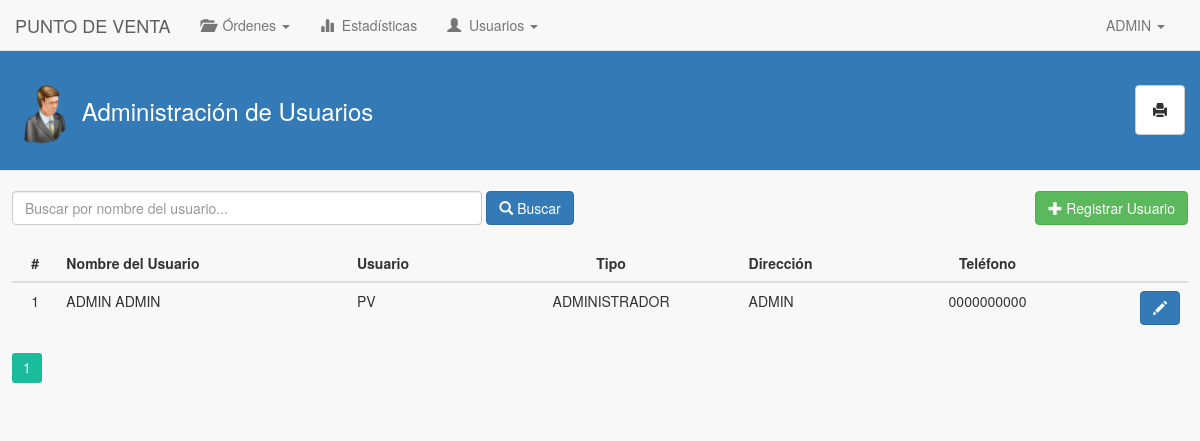
/puntoVenta/usuarios/index.php (signed in), run on an earlier commit of the app's database.
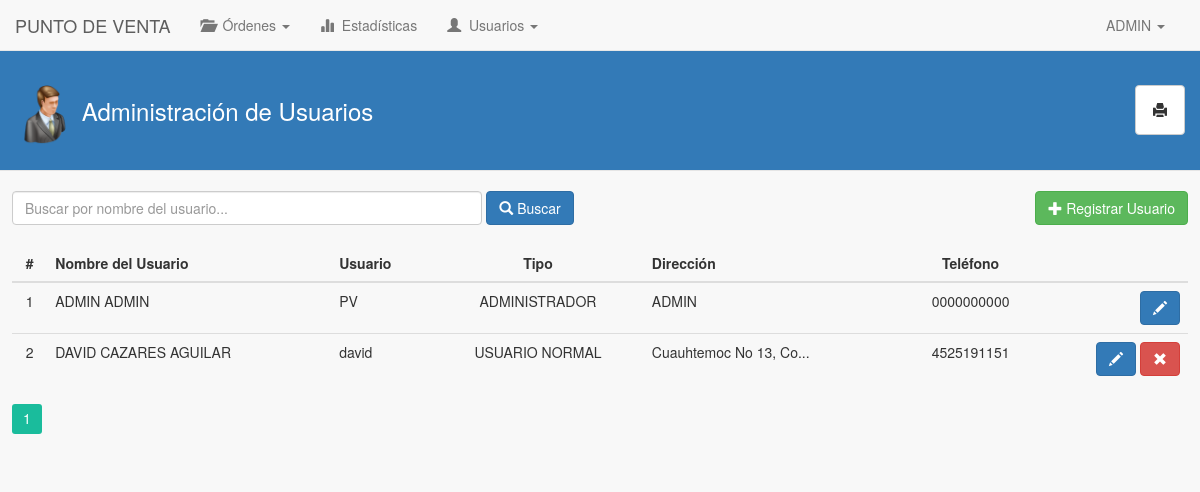
And on a later commit of the database.
### tables this page shows
CREATE TABLE IF NOT EXISTS `usuario_punto_venta` (
  `id_usuario_pv` int(11) NOT NULL AUTO_INCREMENT,
  `nombre_usuario_pv` varchar(45) NOT NULL,
  `apellidos_usuario_pv` varchar(45) NOT NULL,
  `telefono_usuario_pv` varchar(45) NOT NULL,
  `direccion_usuario_pv` varchar(45) NOT NULL,
  `id_usuario_fk` int(11) NOT NULL,
  `id_punto_venta_fk` int(11) NOT NULL,
  PRIMARY KEY (`id_usuario_pv`),
  KEY `id_usuario_fk_idx` (`id_usuario_fk`),
  KEY `id_usuario_punto_venta_idx` (`id_punto_venta_fk`)
);

CREATE TABLE IF NOT EXISTS `usuarios` (
  `id_usuario` int(11) NOT NULL AUTO_INCREMENT,
  `nombre_usuario` varchar(100) NOT NULL,
  `contrasena_usuario` varchar(45) NOT NULL,
  `tipo_socio_usuario` int(11) NOT NULL,
  `nivel_autorizacion_usuario` int(11) NOT NULL,
  `fecha_creacion_usuario` date NOT NULL,
  `fecha_modificacion_usuario` date NOT NULL,
  `estado_usuario` int(11) NOT NULL,
  PRIMARY KEY (`id_usuario`),
  UNIQUE KEY `nombre_usuario` (`nombre_usuario`)
);

### puntoVenta/usuarios/index.php (the view, shortened to what this page needs)
<!DOCTYPE html>
<html>
	<head>
		<link rel="stylesheet" type="text/css" href="../../lib/bootstrap-3.3.5/css/bootstrap.min.css">
		<link rel='stylesheet' type='text/css' href='../../lib/pagination/css.css'/>
		<link rel="stylesheet" type="text/css" href="../../css/estilos.css">
	</head>
	<body>
		<?php
			include('../mod/navbar.php');
		?>
		<div class="contenido-general">
			<div class="modal-header">
				<h3 class="titulo-header">
					<h3 class="titulo-contenido">
						<img class="img-header" src="../../img/login.png"> <span id="lbl-titulo">Administración de Usuarios</span>
						<button class="btn btn-default" id="btnReportes" onclick="generacionReportes();" data-toggle="tooltip" title="Generación e impresión de reportes"><i class="glyphicon glyphicon-print"></i> </button>
					</h3>
				</h3>
			</div>
			<br>
			<div class="div-buscar">
				<div class="form-inline">
					<input type="text" class="form-control" name="inputBuscar" id="inputBuscar" placeholder="Buscar por nombre del usuario..." onkeyup="if(event.keyCode == 13) buscarUsuarios();" autofocus>
					<button class="btn btn-primary" id="btnBuscar" onclick="buscarUsuarios();"><i class="glyphicon glyphicon-search"></i> Buscar</button>
					<a href="../nuevoUsuario/" class="btn btn-success" id="btnRegistrarUsuario"><i class="glyphicon glyphicon-plus"></i> Registrar Usuario</a>
				</div>
			</div>
			<div class="contenido-general-2">
				<br>
				<div id="paginacion-resultados">
					<table class="table">
						<thead>
							<tr>
								<th class="centro">#</th>
								<th>Nombre del Usuario</th>
								<th>Usuario</th>
								<th class="centro">Tipo</th>
								<th>Dirección</th>
								<th class="centro">Teléfono</th>
								<th></th>
							</tr>
						</thead>
						<tbody>
							<?php
								$consulta = "SELECT id_usuario_pv FROM usuario_punto_venta WHERE id_usuario_fk = ".$_SESSION['id_usuario'];
			      				$resultado = mysql_query($consulta);
			      				$row = mysql_fetch_array($resultado);
			      				$idPuntoVentaFK = $row['id_usuario_pv'];
								$cont = 1;
								$consulta = "SELECT usus.id_usuario, usudist.id_usuario_pv, usudist.nombre_usuario_pv, usudist.apellidos_usuario_pv, usus.nombre_usuario, usus.nivel_autorizacion_usuario, usudist.direccion_usuario_pv, usudist.telefono_usuario_pv, usus.estado_usuario FROM usuario_punto_venta AS usudist, usuarios AS usus WHERE usudist.id_punto_venta_fk = $idPuntoVentaFK AND usudist.id_usuario_fk = usus.id_usuario ORDER BY usudist.nombre_usuario_pv ASC";
								$resultado = mysql_query($consulta);
								while($row = mysql_fetch_array($resultado)){ ?>
									<tr>
						          		<td class="centro"><?php echo $cont; ?></td>
						          		<td><?php echo $nombreUsuario = $row['nombre_usuario_pv']." ".$row['apellidos_usuario_pv']; ?></td>
						          		<td><?php echo $row['nombre_usuario']; ?></td>
						          		<td class="centro">
						          			<?php
						          				$estado = $row['nivel_autorizacion_usuario'];
						          				switch($estado) {
						          					case '1': echo "ADMINISTRADOR"; break;
						          					case '2': echo "USUARIO NORMAL"; break;
						          				}
						          			?>
						          		</td>
						          		<td>
						          			<?php
						          				$direccion = $row['direccion_usuario_pv'];
						          				if(strlen($direccion) > 20){
							      					$direccion = substr($direccion, 0, 20);
													$direccion = $direccion."...";
							      				}
							      				echo $direccion;
						          			?>
						          		</td>
						          		<td class="centro"><?php echo $row['telefono_usuario_pv']; ?></td>
						          		<td class="derecha">
						          			<?php
						          				$idUsuarioFk = $row['id_usuario'];
						          				$estadoUsuario = $row['estado_usuario'];
						          			?>
						          			<button class="btn btn-primary btn-editar" data-toggle="tooltip" data-placement="top" title="Editar usuario" onClick="editarUsuario(<?php echo $row['id_usuario_pv']; ?>, '<?php echo $idUsuarioFk; ?>', '<?php echo $nombreUsuario; ?>')"><i class="glyphicon glyphicon-pencil"></i></button>
							        		<?php
							        			if($row['id_usuario'] != $_SESSION['id_usuario']){
								        			if($estadoUsuario == 0){ ?>
								        				<button class="btn btn-success btn-baja" data-toggle="tooltip" data-placement="top" title="Dar de alta" onClick="altaUsuario('<?php echo $idUsuarioFk; ?>', '<?php echo $nombreUsuario; ?>')"><i class="glyphicon glyphicon-ok"></i></button>
							          				<?php } else{ ?>
							          					<button class="btn btn-danger btn-alta" data-toggle="tooltip" data-placement="top" title="Dar de baja" onClick="bajaUsuario('<?php echo $idUsuarioFk; ?>', '<?php echo $nombreUsuario; ?>')"><i class="glyphicon glyphicon-remove"></i></button>
							          				<?php }
							          			}
							        		?>
							        	</td>
						    	    </tr>
								<?php $cont++;
								}
							?>
						</tbody>
					</table>
					<?php if($cont > 1){ ?>
						<div class="my-navigation" style="margin: 0px auto;">
							<div class="simple-pagination-page-numbers"></div>
							<br><br><br>
						</div>
					<?php } else{ ?>
						<div class="alert alert-info" role="alert" style="text-align: center;">
							<strong>Sin resultados...</strong> No hay usuarios registrados.
						</div>
					<?php } ?>
				</div>
			</div>
		</div>
	</body>
</html>

### puntoVenta/mod/navbar.php (shortened to what this page needs)
<?php
	$consulta = "SELECT nombre_usuario_pv FROM usuario_punto_venta WHERE id_usuario_fk = ".$_SESSION['id_usuario'];
	$resultado = mysql_query($consulta);
	$row = mysql_fetch_array($resultado);
	$nombreUsuario = $row['nombre_usuario_pv'];
?>
<nav class="navbar navbar-default navbar-fixed-top" role="navigation">
	<div class="container-fluid">
		<div class="navbar-header">
			<a href="../" class="navbar-brand">PUNTO DE VENTA</a>
		</div>
	  	<div class="collapse navbar-collapse" id="navbar-collapse-01">
	  		<ul class="nav navbar-nav">
				<li class="dropdown">
					<a href="#" class="dropdown-toggle" data-toggle="dropdown" role="button" aria-expanded="false"><span class="glyphicon glyphicon-folder-open"></span> &nbsp;Órdenes <span class="caret"></span></a>
				</li>
				<li><a href="../estadisticas/"><span class="glyphicon glyphicon-stats"></span> &nbsp;Estadísticas</a></li>
				<?php
					if($_SESSION['nivel_socio'] == 1){ ?>
						<li class="dropdown">
	  						<a href="#" class="dropdown-toggle" data-toggle="dropdown" role="button" aria-expanded="false"><span class="glyphicon glyphicon-user"></span> &nbsp;Usuarios <span class="caret"></span></a>
						</li>
					<?php }
				?>
	    	</ul>
	    	<ul class="nav navbar-nav navbar-right">
		        <li class="dropdown">
		          	<a href="#" class="dropdown-toggle" data-toggle="dropdown" role="button" aria-expanded="false"><span class="fui-user"></span> &nbsp;<?php echo $nombreUsuario; ?> <span class="caret"></span></a>
		        </li>
		    </ul>
	  	</div>
	</div>
</nav>

### css/estilos.css (style rules this page uses)
body { background-color: #F8F8F8; }
h3.titulo-header { color: #ffffff; }
h3.titulo-contenido { color: #ffffff; }
.modal-header { background-color: #337ab7; }
.img-header { width: 60px; }
.centro { text-align: center; }
.derecha { text-align: right; }
.navbar-right { margin-right: 5px; }
.contenido-general { background-color: #F8F8F8; margin: 0px auto; margin-top: 50px; width: 100%; }
.contenido-general-2 { margin: 0px auto; width: 98%; }
.div-buscar { margin: 0px auto; width: 98%; }
a { color: #337ab7; }
#btnReportes { float: right; width: 50px; height: 50px; }
#btnAvanzada, #btnAgregarProducto, #btnAgregarCamion, #btnRegistrarUsuario { float: right; }
#inputBuscar { width: 40%; }

What changed in the data, as far as the page shows it:
added usuario_punto_venta: nombre_usuario_pv+apellidos_usuario_pv "DAVID CAZARES AGUILAR", id_usuario_fk.nombre_usuario "david", shows "USUARIO NORMAL", direccion "Cuauhtemoc No 13, Co...", telefono_usuario_pv "4525191151"
